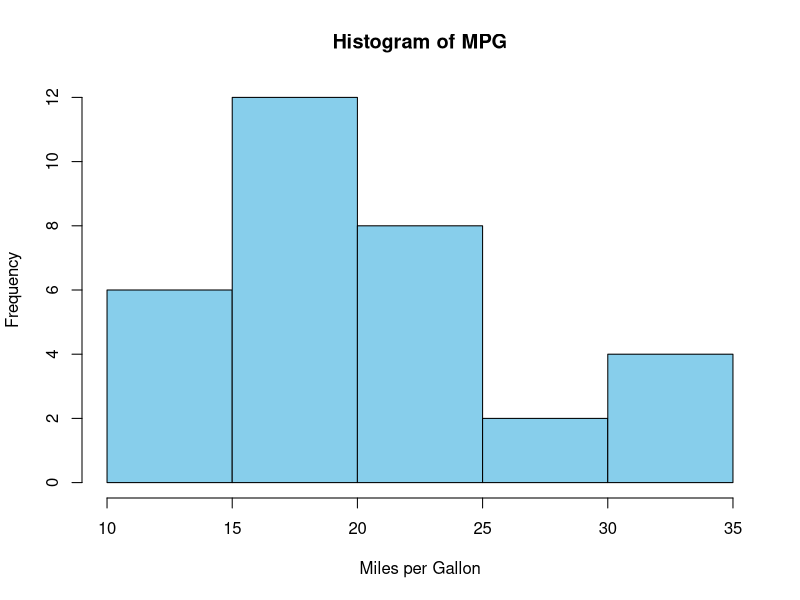
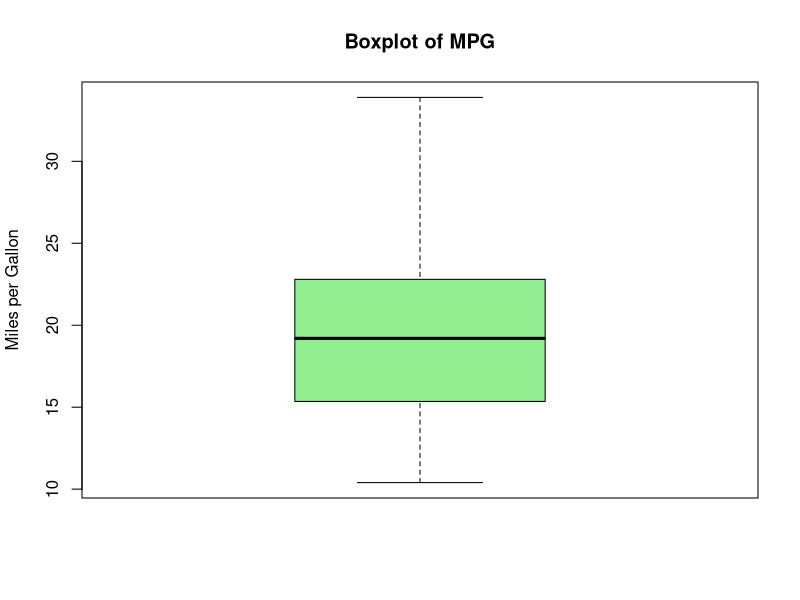
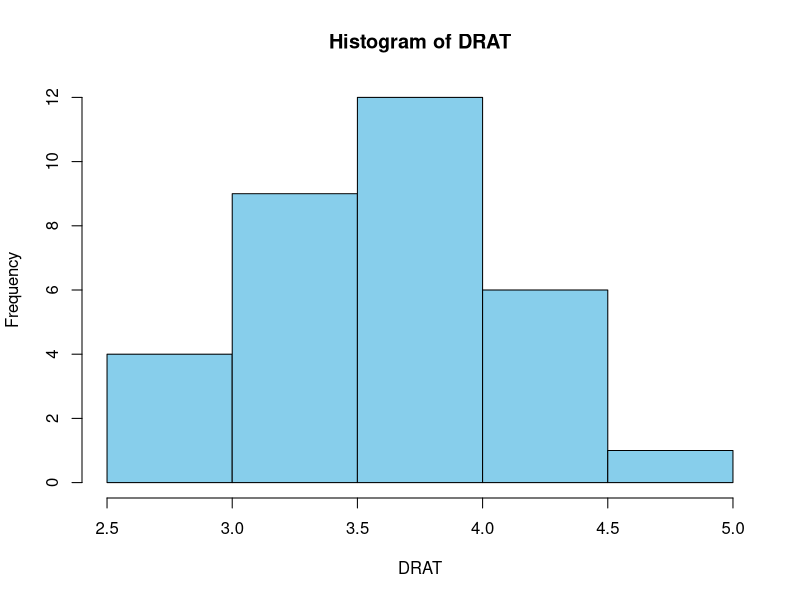
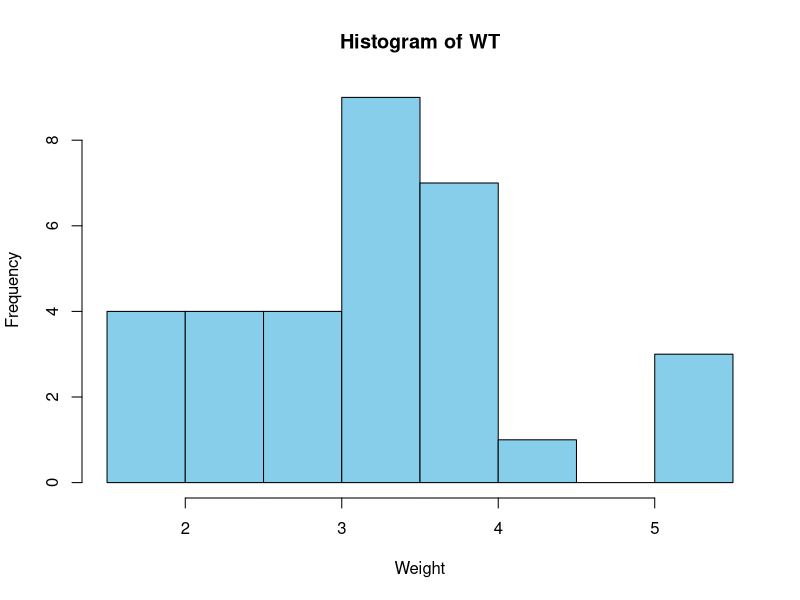
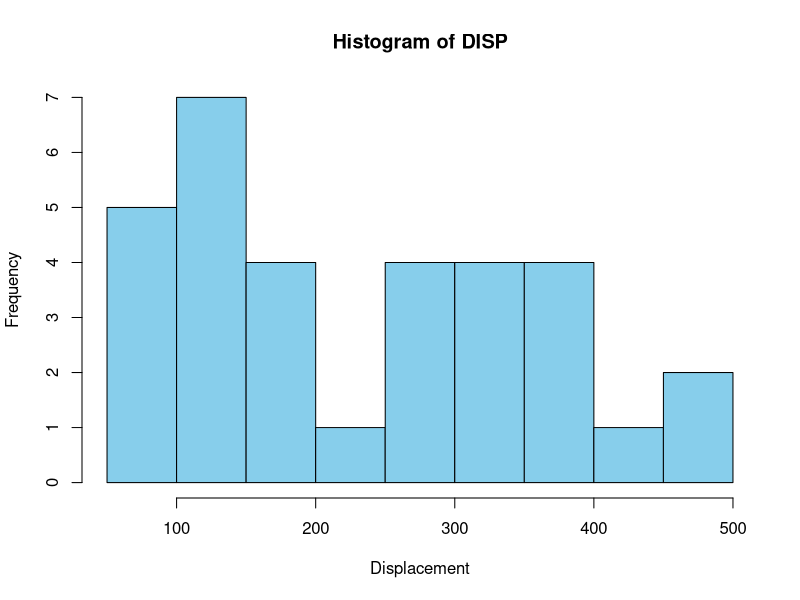
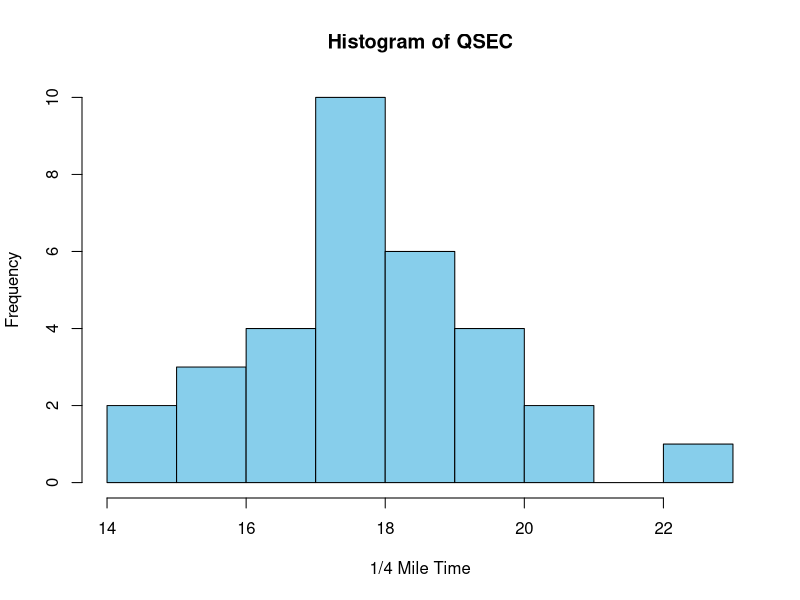
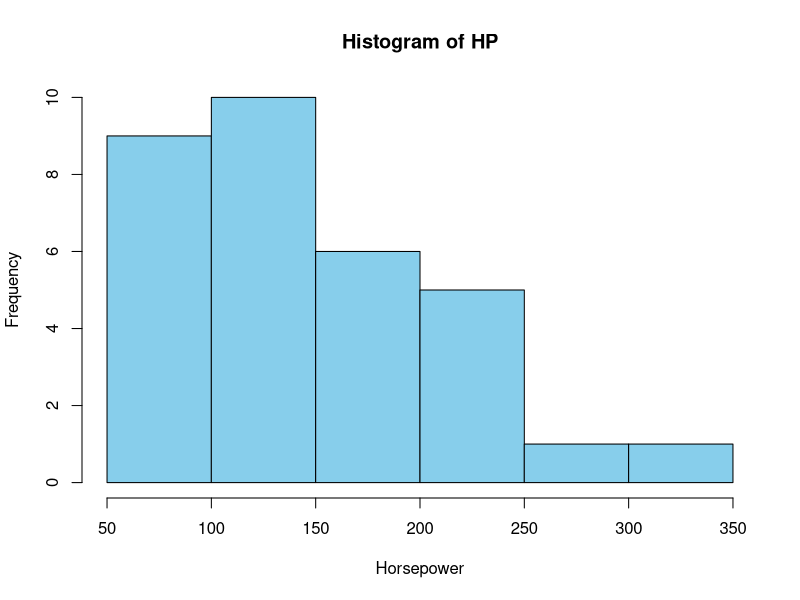
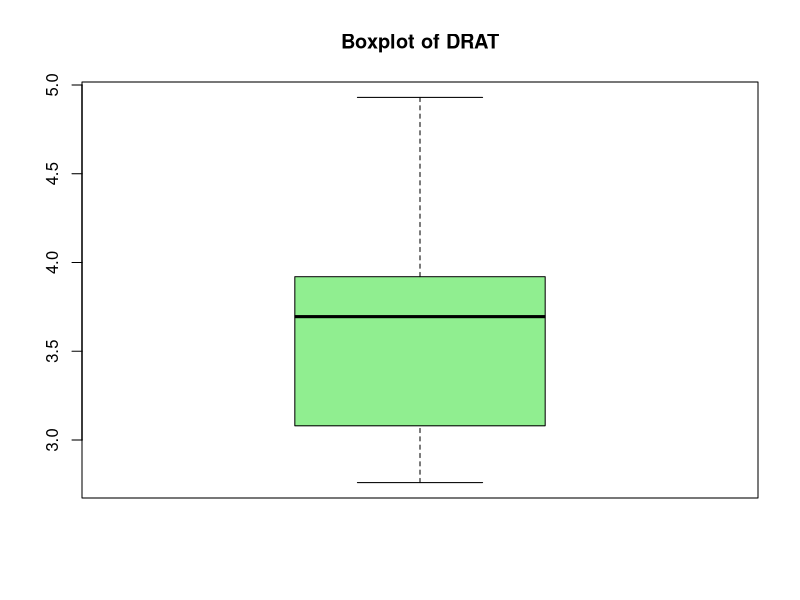

Write R code to recreate these figures, in order.
## ---- chunk 1
#Load dataset
data(mtcars) #Inbuilt

#Part A: Understanding the Dataset
#1a) Display the first six observations.
head(mtcars)

#b) Display the last six observations.
tail(mtcars)

#c) Determine the number of observations and variables.
# Order is (number of rows, number of columns)
dim(mtcars) #32 rows, 11 columns

#d) Names of all variables
names(mtcars) #Each name is put in quotes

#e) Display the structure of the dataset
#Output:Data type of the dataset
#Data type of each column
#Total number of observations and total variables
#Some observations in each variable
str(mtcars)

#2a) The data type of each variable.
str(mtcars) #all are numerical, data types are written in short form

#b) Which variables should be treated as categorical rather than numerical?
#cyl, gear, vs, am and carb (5)
#Although they are stored as numbers, the values represent groups or categories rather than measurements on a continuous scale.

#c) Convert the appropriate variables into factors.
mtcars$cyl  <- factor(mtcars$cyl)
mtcars$vs   <- factor(mtcars$vs)
mtcars$am   <- factor(mtcars$am)
mtcars$gear <- factor(mtcars$gear)
mtcars$carb <- factor(mtcars$carb)

# Verify the changes
str(mtcars)
    

#Question 3 Perform a quality assessment of the dataset.
#a) Check for missing values.
colSums(is.na(mtcars))#No missing values

#b) Check for duplicated observations.
sum(duplicated(mtcars)) #No duplicates

#c) Determine the number of unique values in each variable.
#unique values=different values that appear in a variable
#not the same as outliers
#function(x) "For every column in mtcars, count the number of unique values.
sapply(mtcars, function(x) length(unique(x)))#No of unique values

#d) Produce a summary of all variables.
#Numerical
#Factor datatype frequency of each category.
#cyl variable:
#14 cars (43.75%) have 8 cylinders.
#11 cars (34.38%) have 4 cylinders.
#7 cars (21.88%) have 6 cylinders.
summary(mtcars)

#Part C: Univariate Analysis
#Question 4 Conduct a univariate analysis for the variable Miles per Gallon (mpg).
#a) Compute the mean, median, mode, variance, and standard deviation.
summary(mtcars$mpg) #mean, median

# Mode
mode_func <- function(x) {
  ux <- unique(x)
  ux[which.max(tabulate(match(x, ux)))]
}

mode_func(mtcars$mpg)

# Variance
var(mtcars$mpg)

# Standard Deviation
sd(mtcars$mpg)

#b) Calculate the minimum, maximum, range, and interquartile range.
summary(mtcars$mpg) #minimum, maximum

# Range
# overall spread.
range(mtcars$mpg)

# Interquartile Range
#spread of the middle 50% of observations
IQR(mtcars$mpg)

#c) Interpret the results.
#1.Mean
#Average fuel efficiency of all vehicles.

#2Median
#Middle mpg value when arranged in order.
#Mode
#Most frequently occurring mpg value.
#Variance
#Measures variability around the mean.
#Standard Deviation
#Average spread of mpg values around the mean.
#Large SD = more variation among vehicles.
#•	Minimum = lowest fuel efficiency.
#•	Maximum = highest fuel efficiency.
#•	Range = overall spread.
#•	IQR = spread of the middle 50% of observations.

#Question 5 Create suitable visualizations for the variable mpg
#a) Histogram
library(ggplot2)
hist(mtcars$mpg,
     main = "Histogram of MPG",
     xlab = "Miles per Gallon",
     col = "skyblue",
     border = "black")

#Interpretation
#Right skewed
#Look for:Symmetry, Skewness andPeaks (modes)
#If the bars are concentrated on one side with a long tail, the distribution is skewed.

#b) Boxplot
boxplot(mtcars$mpg,
        main = "Boxplot of MPG",
        ylab = "Miles per Gallon",
        col = "lightgreen")

#Interpretation
#The boxplot shows:
# •	Median (center line) 20
#•	Q1 15 and Q3 ~ 24 (box)
#•	Minimum and maximum values
#•	Outliers (points outside whiskers)
#Potential outliers appear as dots beyond whiskers.

#Question 6 Using all numerical variables,
#numerical variables: 
colnames(mtcars)
#drat, am, wt, disp, qsec, hp, vs

#a) Produce histograms - numeric data types only.
str(mtcars)
# drat variable
hist(mtcars$drat,
     main = "Histogram of DRAT",
     xlab = "DRAT",
     col = "skyblue",
     border = "black")


# wt variable
hist(mtcars$wt,
     main = "Histogram of WT",
     xlab = "Weight",
     col = "skyblue",
     border = "black")

# disp variable
hist(mtcars$disp,
     main = "Histogram of DISP",
     xlab = "Displacement",
     col = "skyblue",
     border = "black")

# qsec variable
hist(mtcars$qsec,
     main = "Histogram of QSEC",
     xlab = "1/4 Mile Time",
     col = "skyblue",
     border = "black")

# hp variable
hist(mtcars$hp,
     main = "Histogram of HP",
     xlab = "Horsepower",
     col = "skyblue",
     border = "black")



#Next class presentation!
#4 histograms in one Cartesian plane

#b) Produce boxplots.
# drat variable
boxplot(mtcars$drat,
        main = "Boxplot of DRAT",
        col = "lightgreen")

# wt variable
boxplot(mtcars$wt,
        main = "Boxplot of WT",
        col = "lightgreen")

# disp variable
boxplot(mtcars$disp,
        main = "Boxplot of DISP",
        col = "lightgreen")

# qsec variable
boxplot(mtcars$qsec,
        main = "Boxplot of QSEC",
        col = "lightgreen")

# hp variable
boxplot(mtcars$hp,
        main = "Boxplot of HP",
        col = "lightgreen")

#c) Identify variables with skewed distributions.
#d) Identify variables containing potential outliers.

#9, 10not f
